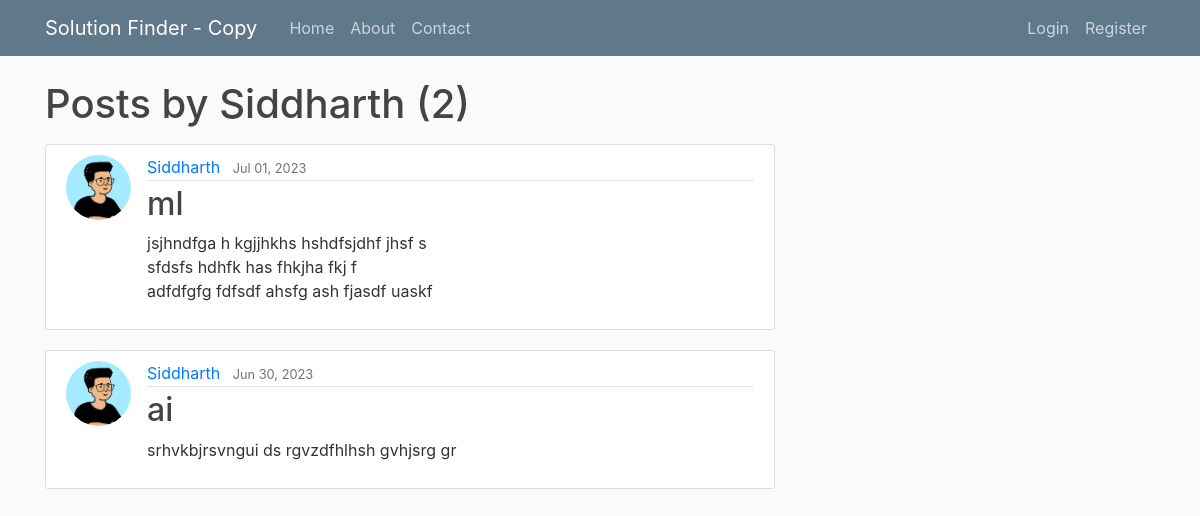
Screenshot of /user/Siddharth with the database file from the repository.
### blog/models.py (models this page shows, shortened)
class Post(models.Model):
    title = models.CharField(max_length=100)
    content = models.TextField()
    date_posted = models.DateTimeField(default=timezone.now)
    author = models.ForeignKey(User, on_delete=models.CASCADE)

### users/models.py (models this page shows, shortened)
class Profile(models.Model):
    user = models.OneToOneField(User, on_delete=models.CASCADE)
    role = models.CharField(max_length=10, default='Alumni')
    image = models.ImageField(default='default.png', upload_to='profile_pics')

### blog/views.py (the view)
# urls.py: path('user/<str:username>', UserPostListView.as_view(), name='user-posts'),
class UserPostListView(ListView):
    model = Post
    template_name = 'blog/user_posts.html' # <app>/<model>_<viewtype>.html
    context_object_name = 'posts'
    ordering = ['-date_posted']
    paginate_by = 6
    def get_queryset(self):
        user = get_object_or_404(User, username=self.kwargs.get('username'))
        return Post.objects.filter(author=user).order_by('-date_posted')

### blog/templates/blog/user_posts.html (shortened to what this page needs)
{% extends "blog/base.html" %}
{% block content %}
    <h1 class="mb-3">Posts by {{ view.kwargs.username }} ({{ page_obj.paginator.count }})</h1>
    {% for post in posts %}
    <article class="media content-section">
        <img class="rounded-circle article-img" src="{{ post.author.profile.image.url }}">
        <div class="media-body">
            <div class="article-metadata">
                <a class="mr-2" href="{% url 'user-posts' post.author.username %}">{{ post.author }}</a>
                <small class="text-muted">{{ post.date_posted|date:"M d, Y" }}</small>
            </div>
            <h2><a class="article-title" href="{% url 'post-detail' post.id %}">{{ post.title }}</a></h2>
            <p class="article-content">{{ post.content }}</p>
        </div>
    </article>
    {% endfor %}
{% endblock content %}

### blog/static/blog/main.css (style rules this page uses)
body { background: #fafafa; color: #333333; margin-top: 5rem; }
h1, h2, h3, h4, h5, h6 { color: #444444; }
.content-section { background: #ffffff; padding: 10px 20px; border: 1px solid #dddddd; border-radius: 3px; margin-bottom: 20px; }
.article-title { color: #444444; }
.article-content { white-space: pre-line; }
.article-img { height: 65px; width: 65px; margin-right: 16px; }
.article-metadata { padding-bottom: 1px; margin-bottom: 4px; border-bottom: 1px solid #e3e3e3 }

### rows the page displays
Post: author.profile.image (picture), author "Siddharth", date_posted "Jul 01, 2023", title "ml", content "jsjhndfga h kgjjhkhs hshdfsjdhf jhsf s sfdsfs hdhfk has fhkjha fkj f adfdfgfg fdfsdf ahsfg ash fjasdf uaskf"
Post: author.profile.image (picture), author "Siddharth", date_posted "Jun 30, 2023", title "ai", content "srhvkbjrsvngui ds rgvzdfhlhsh gvhjsrg gr"

### other values shown
{{ view.kwargs.username }} "Siddharth"
{{ page_obj.paginator.count }} "2"
